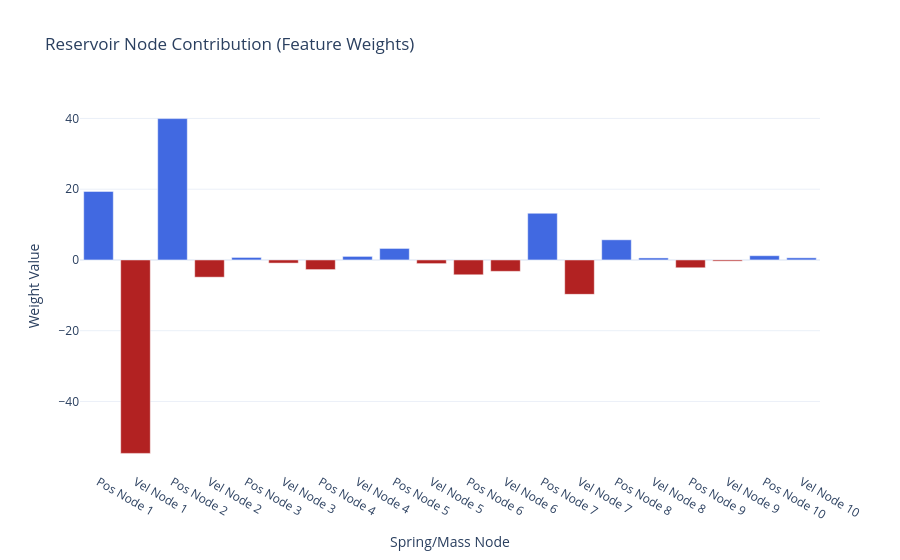

The notebook cell this image was saved under:
### Code cell
weights = ridge_model.coef_
labels = [
    f"{'Pos' if i % 2 == 0 else 'Vel'} Node {i//2 + 1}" for i in range(len(weights))
]

fig = go.Figure(
    data=[
        go.Bar(
            x=labels,
            y=weights,
            marker_color=np.where(
                weights >= 0, "royalblue", "firebrick"
            ),  # Blue for +, Red for -
        )
    ]
)

fig.update_layout(
    title="Reservoir Node Contribution (Feature Weights)",
    xaxis_title="Spring/Mass Node",
    yaxis_title="Weight Value",
    template="plotly_white",
)

fig.show()

### Figure 1 — Plotly figure (JSON) as saved in the notebook; plotly's stock layout.template omitted (floating-point values rounded to 4 significant figures)
{"data": [{"marker": {"color": ["royalblue", "firebrick", "royalblue", "firebrick", "royalblue", "firebrick", "firebrick", "royalblue", "royalblue", "firebrick", "firebrick", "firebrick", "royalblue", "firebrick", "royalblue", "royalblue", "firebrick", "firebrick", "royalblue", "royalblue"]}, "type": "bar", "x": ["Pos Node 1", "Vel Node 1", "Pos Node 2", "Vel Node 2", "Pos Node 3", "Vel Node 3", "Pos Node 4", "Vel Node 4", "Pos Node 5", "Vel Node 5", "Pos Node 6", "Vel Node 6", "Pos Node 7", "Vel Node 7", "Pos Node 8", "Vel Node 8", "Pos Node 9", "Vel Node 9", "Pos Node 10", "Vel Node 10"], "y": [19.38, -54.69, 39.96, -4.873, 0.7139, -0.8942, -2.73, 1.005, 3.26, -1.041, -4.196, -3.223, 13.2, -9.721, 5.7, 0.5746, -2.212, -0.3357, 1.205, 0.6066]}], "layout": {"title": {"text": "Reservoir Node Contribution (Feature Weights)"}, "xaxis": {"title": {"text": "Spring/Mass Node"}}, "yaxis": {"title": {"text": "Weight Value"}}}}
